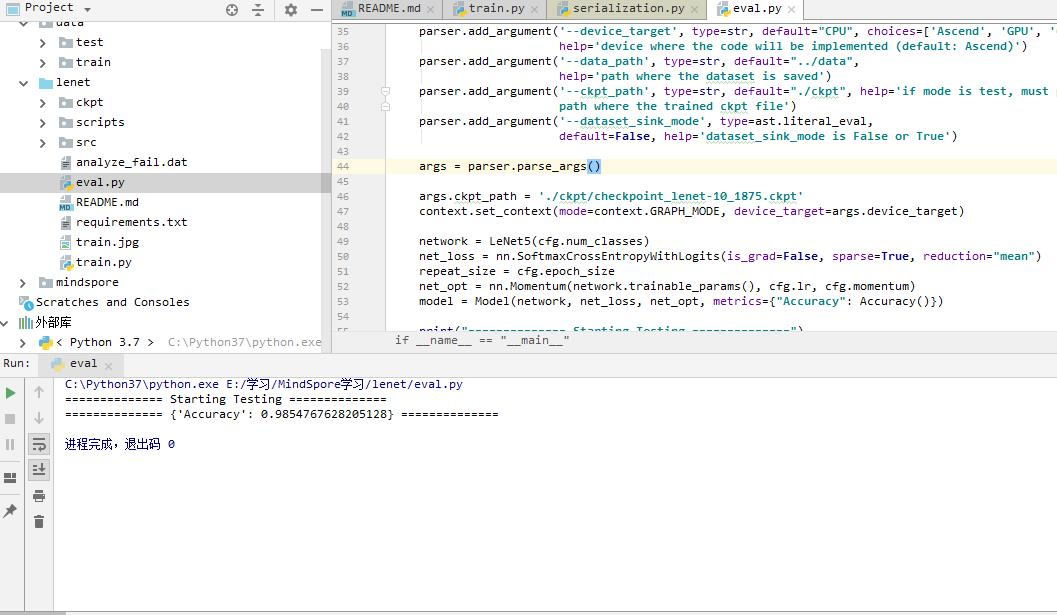
#> input picture model_zoo/official/cv/lenet/test.jpg, 1057 x 615 px
$ python -i augmemtation.py   (imports and definitions only)
#> lines starting #> are read from the running program, lines starting #| are printed output that depends on the picture
#> further down, picture is the input picture: shape (615, 1057, 3); mean B, G, R 243.5, 243.6, 242.8
# Copyright 2020 Huawei Technologies Co., Ltd
#
# Licensed under the Apache License, Version 2.0 (the "License");
# you may not use this file except in compliance with the License.
# You may obtain a copy of the License at
#
# http://www.apache.org/licenses/LICENSE-2.0
#
# Unless required by applicable law or agreed to in writing, software
# distributed under the License is distributed on an "AS IS" BASIS,
# WITHOUT WARRANTIES OR CONDITIONS OF ANY KIND, either express or implied.
# See the License for the specific language governing permissions and
# limitations under the License.
# ============================================================================
"""Augmentation."""
import random
import copy
import cv2
import numpy as np

def _rand(a=0., b=1.):
    return np.random.rand() * (b - a) + a

# [191 lines left out: functions bbox_iof, _is_iof_satisfied_constraint, _choose_candidate, _correct_bbox_by_candidates, get_interp_method, cv_image_reshape, not called in this run]

def color_convert(image, a=1, b=0):
#> called with a = 1, b = 6.58
    c_image = image.astype(float) * a + b
    c_image[c_image < 0] = 0
    c_image[c_image > 255] = 255

    image[:] = c_image

def color_distortion(image):
    image = copy.deepcopy(image)

    if _rand() > 0.5:
        if _rand() > 0.5:
            color_convert(image, b=_rand(-32, 32))
        if _rand() > 0.5:
            color_convert(image, a=_rand(0.5, 1.5))
        image = cv2.cvtColor(image, cv2.COLOR_BGR2HSV)
#> image: shape (615, 1057, 3); mean H, S, V 14.8, 4.5, 227
        if _rand() > 0.5:
            color_convert(image[:, :, 1], a=_rand(0.5, 1.5))
#> call 3 of color_convert, with a = 0.938, b = 0
#> in color_convert (call 3), `c_image = image.astype(float) * a + b`:
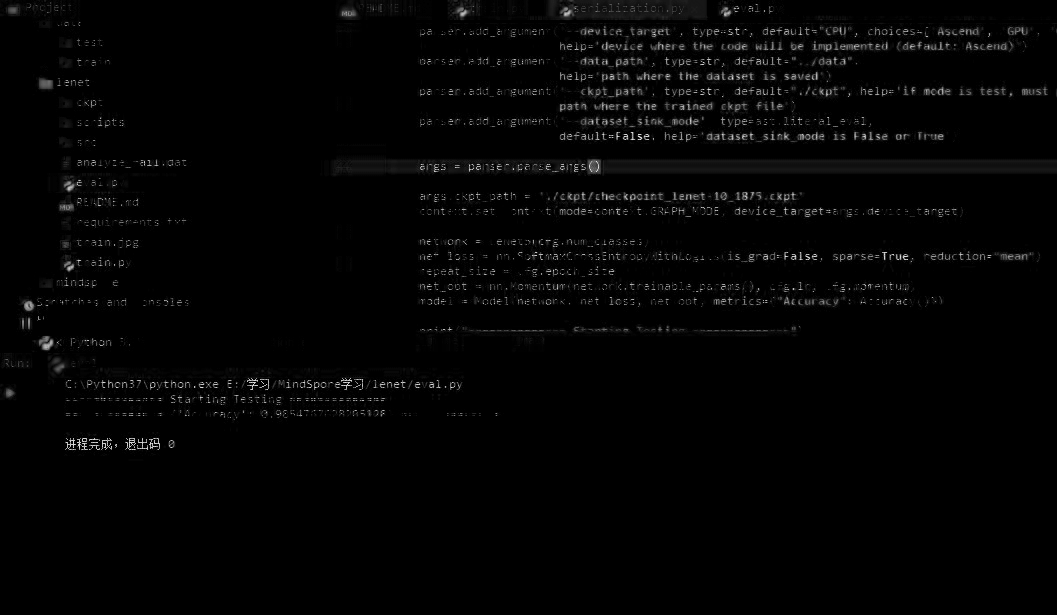
#> c_image: shape (615, 1057) float64; min 0, max 226.9, mean 4.2
        if _rand() > 0.5:
            h_img = image[:, :, 0].astype(int) + random.randint(-18, 18)
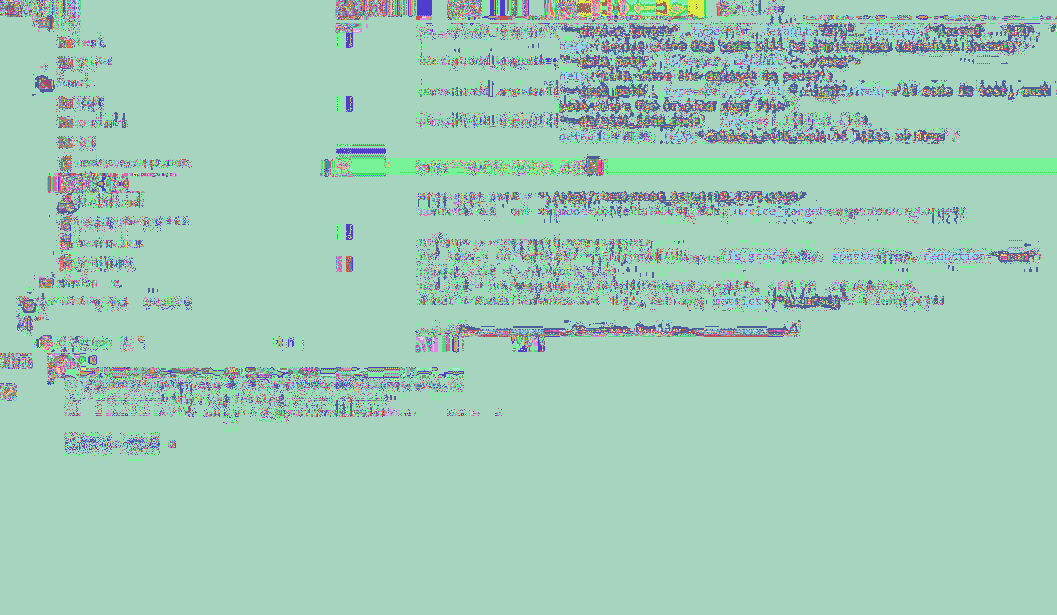
#> h_img: shape (615, 1057) int64; 180 distinct labels, from 6 to 185; one colour per label, 0 black
            h_img %= 180
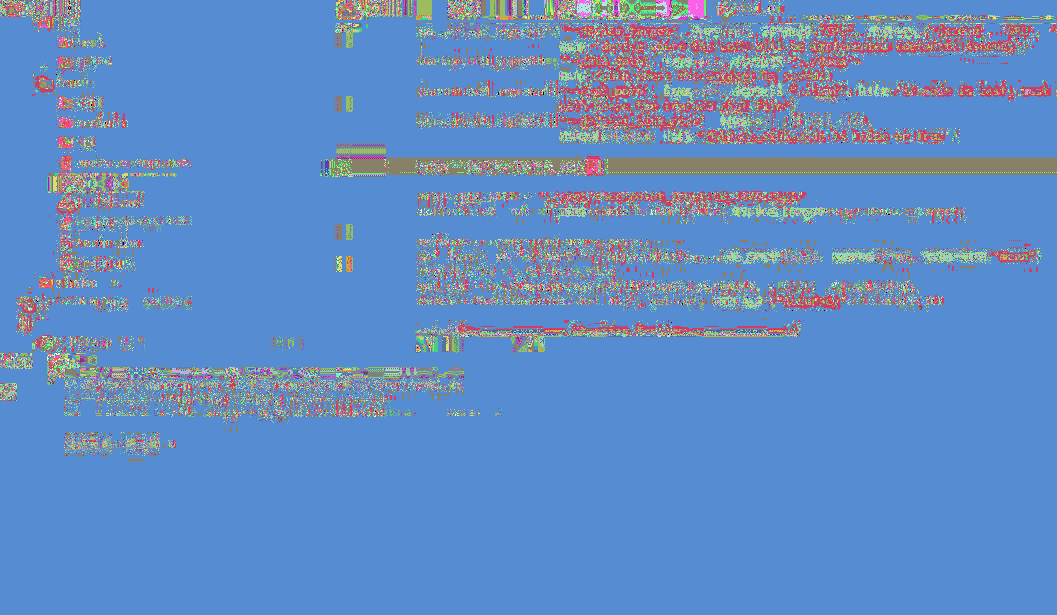
#> h_img: shape (615, 1057) int64; 180 distinct labels, from 0 to 179; one colour per label, 0 black
            image[:, :, 0] = h_img
#> image: shape (615, 1057, 3); mean H, S, V 20.6, 4.1, 227
        image = cv2.cvtColor(image, cv2.COLOR_HSV2BGR)
    else:
        if _rand() > 0.5:
            color_convert(image, b=random.uniform(-32, 32))
        image = cv2.cvtColor(image, cv2.COLOR_BGR2HSV)
        if _rand() > 0.5:
            color_convert(image[:, :, 1], a=random.uniform(0.5, 1.5))
        if _rand() > 0.5:
            tmp = image[:, :, 0].astype(int) + random.randint(-18, 18)
            tmp %= 180
            image[:, :, 0] = tmp
        image = cv2.cvtColor(image, cv2.COLOR_HSV2BGR)
        if _rand() > 0.5:
            color_convert(image, a=random.uniform(0.5, 1.5))

    return image

class preproc():
    def __init__(self, image_dim):
        self.image_input_size = image_dim

    # [55 lines left out: functions __call__, _data_aug, not called in this run]

>>> import cv2
>>> picture = cv2.imread('../../lenet/test.jpg')
>>> result = color_distortion(picture)

$ run again, on model_zoo/official/cv/lenet/train.jpg
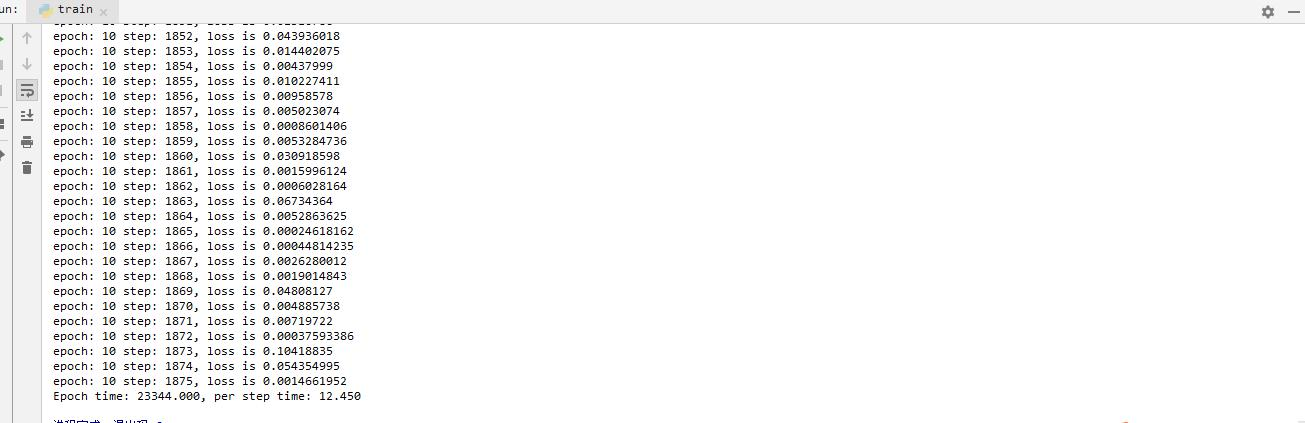
#> input picture model_zoo/official/cv/lenet/train.jpg, 1305 x 423 px
#> picture is the input picture: shape (423, 1305, 3); mean B, G, R 246.4, 246.5, 246.6
#> in color_distortion, `h_img = image[:, :, 0].astype(int) + random.randint(-18, 18)`:
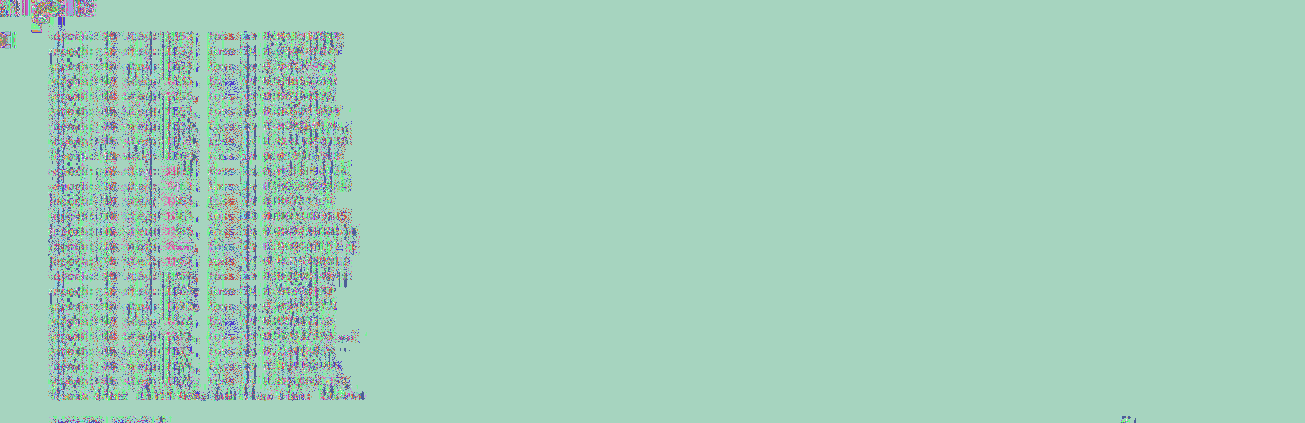
#> h_img: shape (423, 1305) int64; 178 distinct labels, from 6 to 185; one colour per label, 0 black
#> in color_distortion, `h_img %= 180`:
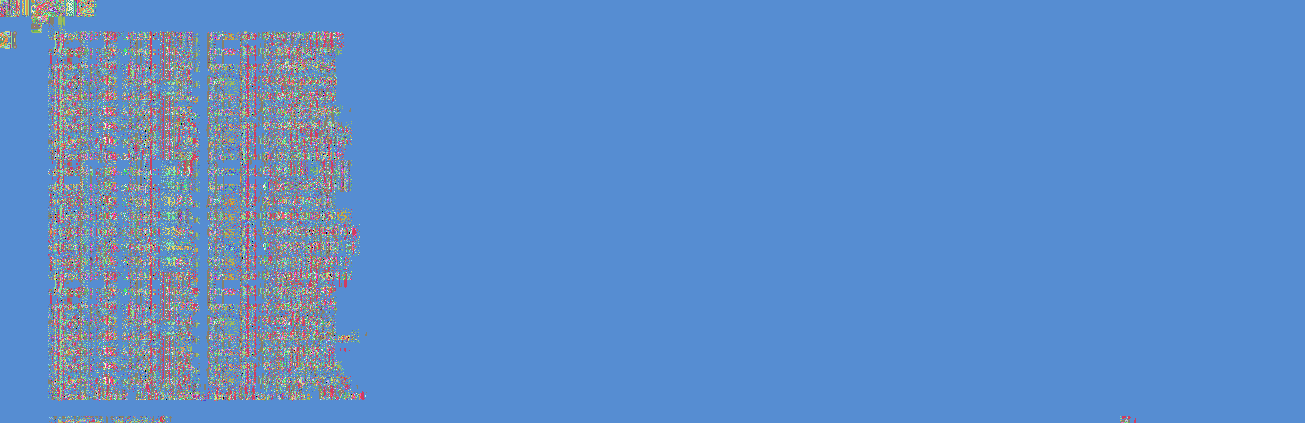
#> h_img: shape (423, 1305) int64; 178 distinct labels, from 0 to 179; one colour per label, 0 black
